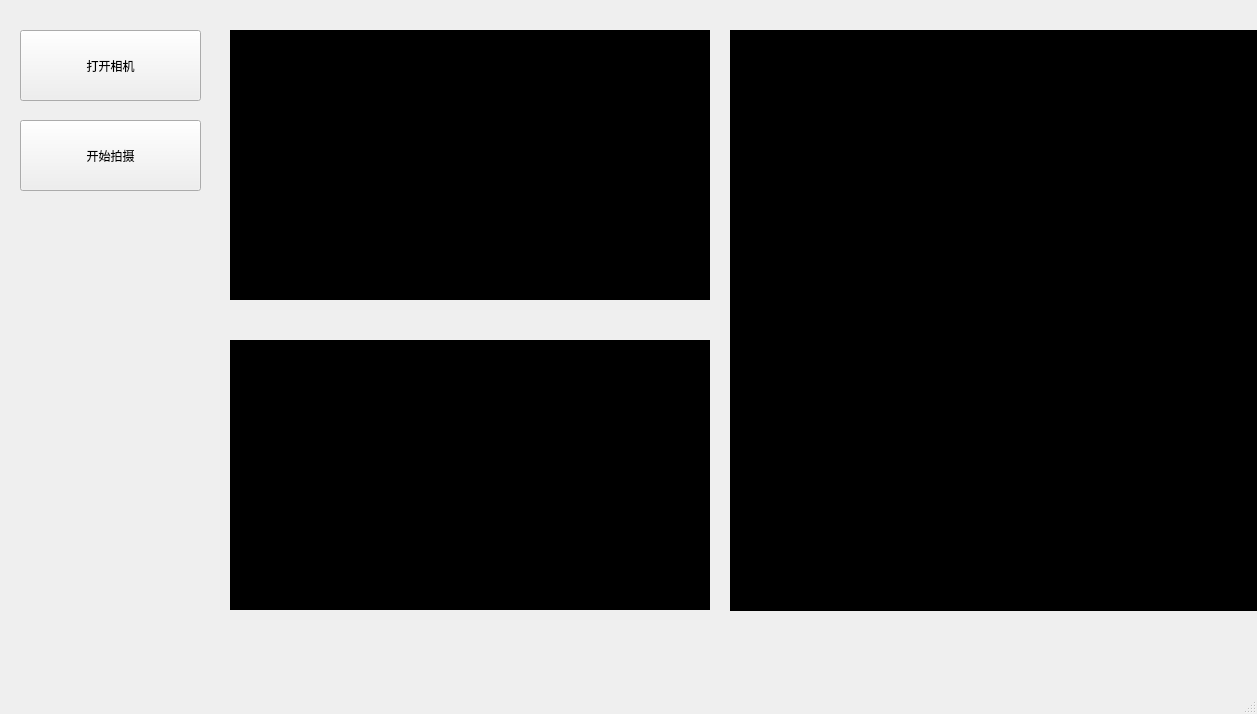
<?xml version="1.0" encoding="UTF-8"?>
<ui version="4.0">
 <class>MainWindow</class>
 <widget class="QMainWindow" name="MainWindow">
  <property name="geometry">
   <rect>
    <x>0</x>
    <y>0</y>
    <width>1257</width>
    <height>714</height>
   </rect>
  </property>
  <property name="windowTitle">
   <string>MainWindow</string>
  </property>
  <widget class="QWidget" name="centralwidget">
   <widget class="QLabel" name="labelrgb_2">
    <property name="geometry">
     <rect>
      <x>230</x>
      <y>340</y>
      <width>480</width>
      <height>270</height>
     </rect>
    </property>
    <property name="styleSheet">
     <string notr="true">background-color:rgb(0, 0, 0);</string>
    </property>
    <property name="text">
     <string>TextLabel</string>
    </property>
   </widget>
   <widget class="QPushButton" name="pushButton_startcam">
    <property name="geometry">
     <rect>
      <x>20</x>
      <y>30</y>
      <width>181</width>
      <height>71</height>
     </rect>
    </property>
    <property name="text">
     <string>打开相机</string>
    </property>
   </widget>
   <widget class="QLabel" name="labelrgb_3">
    <property name="geometry">
     <rect>
      <x>730</x>
      <y>30</y>
      <width>1031</width>
      <height>581</height>
     </rect>
    </property>
    <property name="styleSheet">
     <string notr="true">background-color:rgb(0, 0, 0);</string>
    </property>
    <property name="text">
     <string>TextLabel</string>
    </property>
   </widget>
   <widget class="QLabel" name="label_5">
    <property name="geometry">
     <rect>
      <x>1370</x>
      <y>600</y>
      <width>72</width>
      <height>15</height>
     </rect>
    </property>
    <property name="text">
     <string>RGB</string>
    </property>
   </widget>
   <widget class="QLabel" name="label_4">
    <property name="geometry">
     <rect>
      <x>1340</x>
      <y>600</y>
      <width>72</width>
      <height>15</height>
     </rect>
    </property>
    <property name="text">
     <string>RGB</string>
    </property>
   </widget>
   <widget class="QPushButton" name="pushButton_frame">
    <property name="geometry">
     <rect>
      <x>20</x>
      <y>120</y>
      <width>181</width>
      <height>71</height>
     </rect>
    </property>
    <property name="text">
     <string>开始拍摄</string>
    </property>
   </widget>
   <widget class="QLabel" name="labelrgb">
    <property name="geometry">
     <rect>
      <x>230</x>
      <y>30</y>
      <width>480</width>
      <height>270</height>
     </rect>
    </property>
    <property name="styleSheet">
     <string notr="true">background-color:rgb(0, 0, 0);</string>
    </property>
    <property name="text">
     <string>TextLabel</string>
    </property>
   </widget>
  </widget>
  <widget class="QStatusBar" name="statusbar"/>
 </widget>
 <resources/>
 <connections/>
</ui>
